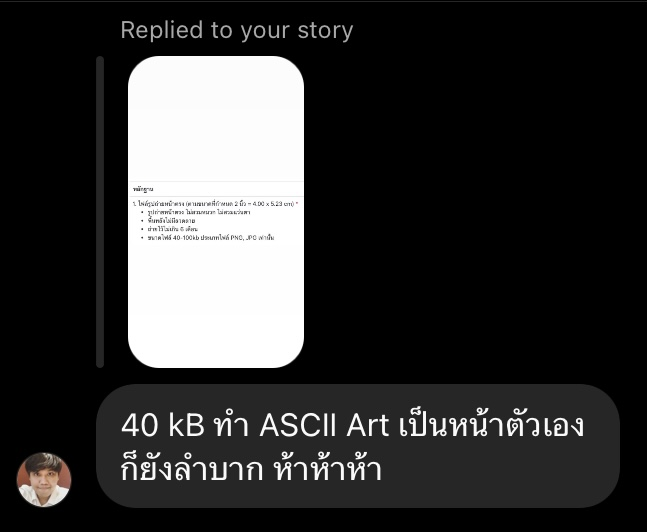
#> input picture assets/img-chat_about_the_idea.jpg, 647 x 532 px
$ python main.py
#> lines starting #> are read from the running program, lines starting #| are printed output that depends on the picture
# img2asciiart-40kb
# Convert an image to ASCII art with a size limit of 40kB
#
# @peachiia, 20231027

import PIL.Image
import math
import os

TARGET_SIZE_LIMIT_BYTE = 40000  # 40 KB


def get_imgSize_from_targetWidth(img_origin, target_width):
    width_origin, height_origin = img_origin.size
    aspect_ratio = height_origin/width_origin
    target_width = int(target_width)
    target_height = int(aspect_ratio * target_width * 0.4) # 0.55 is a magic number
    return (target_width, target_height)


def calc_imgSize_from_targetSizeLimit(img_origin):
    target_width = 1000
    target_size = get_imgSize_from_targetWidth(img_origin, target_width)
    print(f"Target Size : {target_size} ({target_size[0] * target_size[1]} bytes)")
    scale = math.sqrt(TARGET_SIZE_LIMIT_BYTE / (target_size[0] * target_size[1]))
    target_width = int(target_width * scale)
    target_size = get_imgSize_from_targetWidth(img_origin, target_width)
    return target_size


def get_grayscaleImage_resized(img, target_width, target_height):
    img = img.resize((target_width, target_height))
    img = img.convert('L') # convert to grayscale
    return img


def get_asciiImage(img, reverse=False):
    gradient_chars = ["@", "#", "8", "&", "W", "*", "o", ":", ".", " "]
    gradient_step = round(255/len(gradient_chars))

    if reverse:
        gradient_chars.reverse()
    pixels = img.getdata()
    new_pixels = [gradient_chars[int(pixel//gradient_step)] for pixel in pixels]
    new_pixels = ''.join(new_pixels)
    new_pixels_count = len(new_pixels)

    width_target, height_target = img.size
    ascii_image = [new_pixels[index:index + width_target] for index in range(0, new_pixels_count, width_target)]
    ascii_image = "\n".join(ascii_image)
    return ascii_image


def main():

    # --- Step 1 : Get the image path ---
    image_path = input("Image filename (or path): \n")
#> the answer given: assets/img-chat_about_the_idea.jpg

    image_directory = os.path.dirname(image_path)
    image_filename, image_fileextension = os.path.splitext(os.path.basename(image_path))

    # --- Step 2: If no directory is specified, use the current directory ---
    if image_directory == "":
        image_directory = os.getcwd()
        image_path = os.path.join(image_directory, image_filename + image_fileextension)

    # --- Step 3 : Open image file ---
    try:
        img_origin = PIL.Image.open(image_path)
#> img_origin is the input picture: PIL image 647x532 RGB; mean R, G, B 51.4, 51.2, 51.1
    except:
        print(f"ERROR: Unable to find image {image_path} !");
        return

    # --- Step 4 : Get image size to fit 40kB ---
    (target_width, target_height) = calc_imgSize_from_targetSizeLimit(img_origin)
#> in calc_imgSize_from_targetSizeLimit, `target_size = get_imgSize_from_targetWidth(img_origin, target_width)`: target_size = (1000, 328)
#| Target Size : (1000, 328) (328000 bytes)
#> in calc_imgSize_from_targetSizeLimit, `scale = math.sqrt(TARGET_SIZE_LIMIT_BYTE / (target_size[0] * target_si..`: scale = 0.349
#> in calc_imgSize_from_targetSizeLimit, `target_width = int(target_width * scale)`: target_width = 349
#> in calc_imgSize_from_targetSizeLimit, `target_size = get_imgSize_from_targetWidth(img_origin, target_width)`: target_size = (349, 114)
#> target_width = 349; target_height = 114
    print(f"Origin Dimension : {img_origin.size}")
#| Origin Dimension : (647, 532)
    print(f"Target Dimension : ({target_width},{target_height})")
#| Target Dimension : (349,114)
    print(f"Limit Size  : {TARGET_SIZE_LIMIT_BYTE} bytes")
    print(f"Target Size : {target_width * target_height} bytes")
#| Target Size : 39786 bytes

    # --- Step 5 : Resize image ---
    img = get_grayscaleImage_resized(img_origin, target_width, target_height)
#> in get_grayscaleImage_resized, `img = img.resize((target_width, target_height))`:
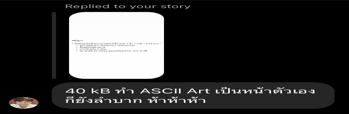
#> img: PIL image 349x114 RGB; mean R, G, B 51.4, 51.2, 51.1

    # --- Step 6 : Convert image to ASCII ---
    ascii_image = get_asciiImage(img, reverse=True)
#> in get_asciiImage, `new_pixels = [gradient_chars[int(pixel//gradient_step)] for pixel in p..`: new_pixels = 39786 items
#> in get_asciiImage, `new_pixels_count = len(new_pixels)`: new_pixels_count = 39786
#> in get_asciiImage, `ascii_image = [new_pixels[index:index + width_target] for index in ran..`: ascii_image = 114 items

    # --- Step 7 : Save ASCII image ---
    output_filename = image_filename + "_ascii.txt"
    output_path = os.path.join(image_directory, output_filename)
    with open(output_path, "w") as f:
        f.write(ascii_image)

    print(f'ASCII image saved as {output_filename} ! :P ')


if __name__ == '__main__':
    main()
